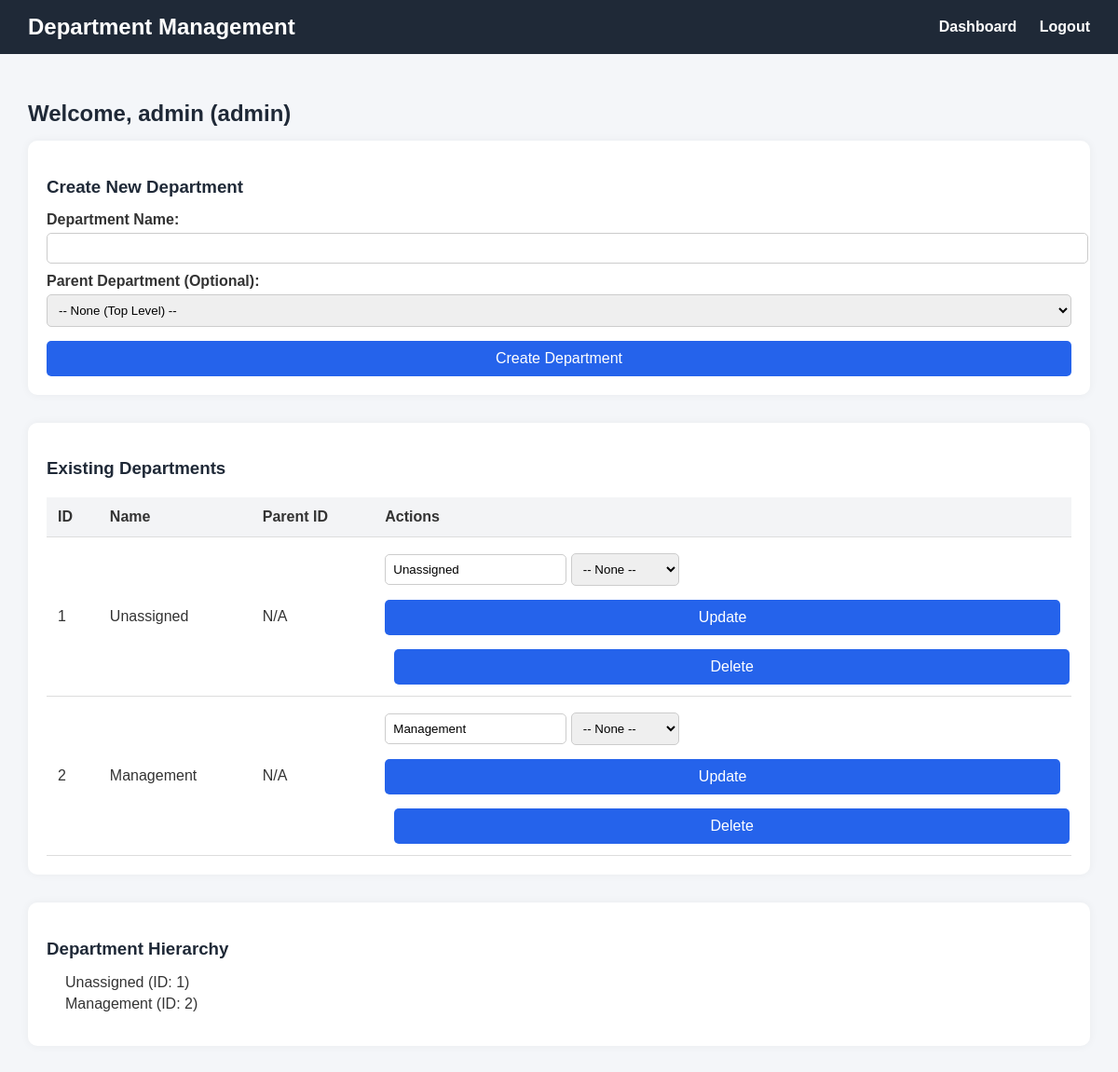
/admin/departments (signed in), run on the app's committed database.
### database.py (models this page shows)
class User(Base):
    __tablename__ = "users"
    id = Column(Integer, primary_key=True, index=True)
    username = Column(String, unique=True, index=True)
    password_hash = Column(String)
    role = Column(String)
    department_id = Column(Integer, ForeignKey("departments.id"), nullable=True) # Link to Department
    department = relationship("Department")

class Department(Base):
    __tablename__ = "departments"
    id = Column(Integer, primary_key=True, index=True)
    name = Column(String, unique=True, index=True)
    parent_department_id = Column(Integer, nullable=True) # For hierarchical structure

### main.py (the view)
@app.get("/admin/departments", response_class=HTMLResponse)
async def department_management_page(request: Request, message: str | None = None):
    token = request.cookies.get("session_token")
    if not token or not auth_manager.validate_token(token):
        return RedirectResponse(url="/login")
    username = auth_manager.get_logged_in_user(token)
    role = auth_manager.get_user_role(token)
    if role != "admin":
        return RedirectResponse(url="/dashboard?message=Unauthorized access to department management.")
    departments_flat = department_manager.get_all_departments_db() # Get flat list for dropdowns
    department_tree = department_manager.get_department_tree() # Get hierarchical structure for display
    return templates.TemplateResponse("department_management.html", {
        "request": request,
        "username": username,
        "role": role,
        "departments": departments_flat, # Pass flat list for forms
        "department_tree": department_tree, # Pass tree for display
        "message": message
    })

### templates/department_management.html (shortened to what this page needs)
<!DOCTYPE html>
<html lang="en">
<head>
    <link rel="stylesheet" href="/static/style.css">
</head>
<body>
    {% macro render_department_node(node) %}
        {% if node.type == 'composite' %}
            <li class="composite">{{ node.name }} (ID: {{ node.id }})
                <ul>
                    {% for child in node.children %}
                        {{ render_department_node(child) }}
                    {% endfor %}
                </ul>
            </li>
        {% else %}
            <li class="leaf">{{ node.name }} (ID: {{ node.id }})</li>
        {% endif %}
    {% endmacro %}
    <header>
        <h1>Department Management</h1>
        <nav>
            <a href="/dashboard">Dashboard</a>
            <a href="/logout">Logout</a>
        </nav>
    </header>
    <main>
        <h2>Welcome, {{ username }} ({{ role }})</h2>
        <div class="form-section">
            <h3>Create New Department</h3>
            <form action="/admin/departments/create" method="post">
                <label for="name">Department Name:</label>
                <input type="text" id="name" name="name" required>
                <label for="parent_id">Parent Department (Optional):</label>
                <select id="parent_id" name="parent_id">
                    <option value="0">-- None (Top Level) --</option>
                </select>
                <button type="submit">Create Department</button>
            </form>
        </div>
        <div class="table-section">
            <h3>Existing Departments</h3>
            <table>
                <tr>
                    <th>ID</th>
                    <th>Name</th>
                    <th>Parent ID</th>
                    <th>Actions</th>
                </tr>
                {% for dept in departments %}
                <tr>
                    <td>{{ dept.id }}</td>
                    <td>{{ dept.name }}</td>
                    <td>{{ dept.parent_department_id if dept.parent_department_id else 'N/A' }}</td>
                    <td>
                        <form action="/admin/departments/update" method="post" style="display:inline;">
                            <input type="text" name="new_name" value="{{ dept.name }}" required style="width:auto; display:inline-block;">
                            <select name="new_parent_id" style="width:auto; display:inline-block;">
                                <option value="0">-- None --</option>
                            </select>
                            <button type="submit">Update</button>
                        </form>
                        <form action="/admin/departments/delete" method="post" style="display:inline; margin-left: 10px;">
                            <button type="submit" onclick="return confirm('Are you sure you want to delete this department? This cannot be undone.')">Delete</button>
                        </form>
                    </td>
                </tr>
                {% else %}
                <tr>
                    <td colspan="4">No departments found.</td>
                </tr>
                {% endfor %}
            </table>
        </div>
        <div class="table-section">
            <h3>Department Hierarchy</h3>
            <div class="dept-tree">
                <ul>
                    {% for root_dept in department_tree %}
                        {{ render_department_node(root_dept) }}
                    {% else %}
                        <li>No departments to display hierarchy.</li>
                    {% endfor %}
                </ul>
            </div>
        </div>
    </main>
</body>
</html>

### static/css/style.css (style rules this page uses)
body { font-family: Arial, sans-serif; margin: 0; padding: 0; background: #f4f6f9; color: #333; }
form label { display: block; margin-top: 1rem; font-weight: bold; }
form input, form select { width: 100%; padding: 0.5rem; margin-top: 0.3rem; border: 1px solid #ccc; border-radius: 5px; }
button { margin-top: 1.5rem; padding: 0.7rem; width: 100%; border: none; border-radius: 5px; background: #2980b9; color: white; font-size: 1rem; cursor: pointer; }

### templates/department_management.html (style rules this page uses)
body { font-family: Arial, sans-serif; background-color: #f4f6f9; margin:0; padding:0; }
header { background-color:#1f2937; color:#fff; padding:15px 30px; display:flex; justify-content:space-between; align-items:center; }
header h1 { margin:0; font-size:24px; }
nav a { color:#fff; text-decoration:none; margin-left:20px; font-weight:bold; }
main { padding:30px; }
.form-section, .table-section { background-color:#fff; padding:20px; border-radius:10px; box-shadow:0 0 10px rgba(0,0,0,0.05); margin-bottom:30px; }
h2, h3 { color:#1f2937; margin-bottom:15px; }
form label { display:block; margin-top:10px; font-weight:bold; }
form input, form select { width:100%; padding:8px; margin-top:5px; border-radius:5px; border:1px solid #ccc; }
form button { margin-top:15px; padding:10px 20px; background-color:#2563eb; color:#fff; border:none; border-radius:5px; cursor:pointer; }
table { width:100%; border-collapse:collapse; margin-top:20px; }
table th, table td { padding:12px; text-align:left; border-bottom:1px solid #ddd; }
table th { background-color:#f3f4f6; }
.dept-tree ul { list-style: none; padding-left: 20px; }
.dept-tree li { margin-bottom: 5px; }
.dept-tree .leaf { color: #333; }

### data on the page
User: role "admin"
Department: id "1", name "Unassigned", parent_department_id "N/A", new_name "Unassigned"
Department: id "2", name "Management", parent_department_id "N/A", new_name "Management"

### other printed values
{{ username }} "admin"
